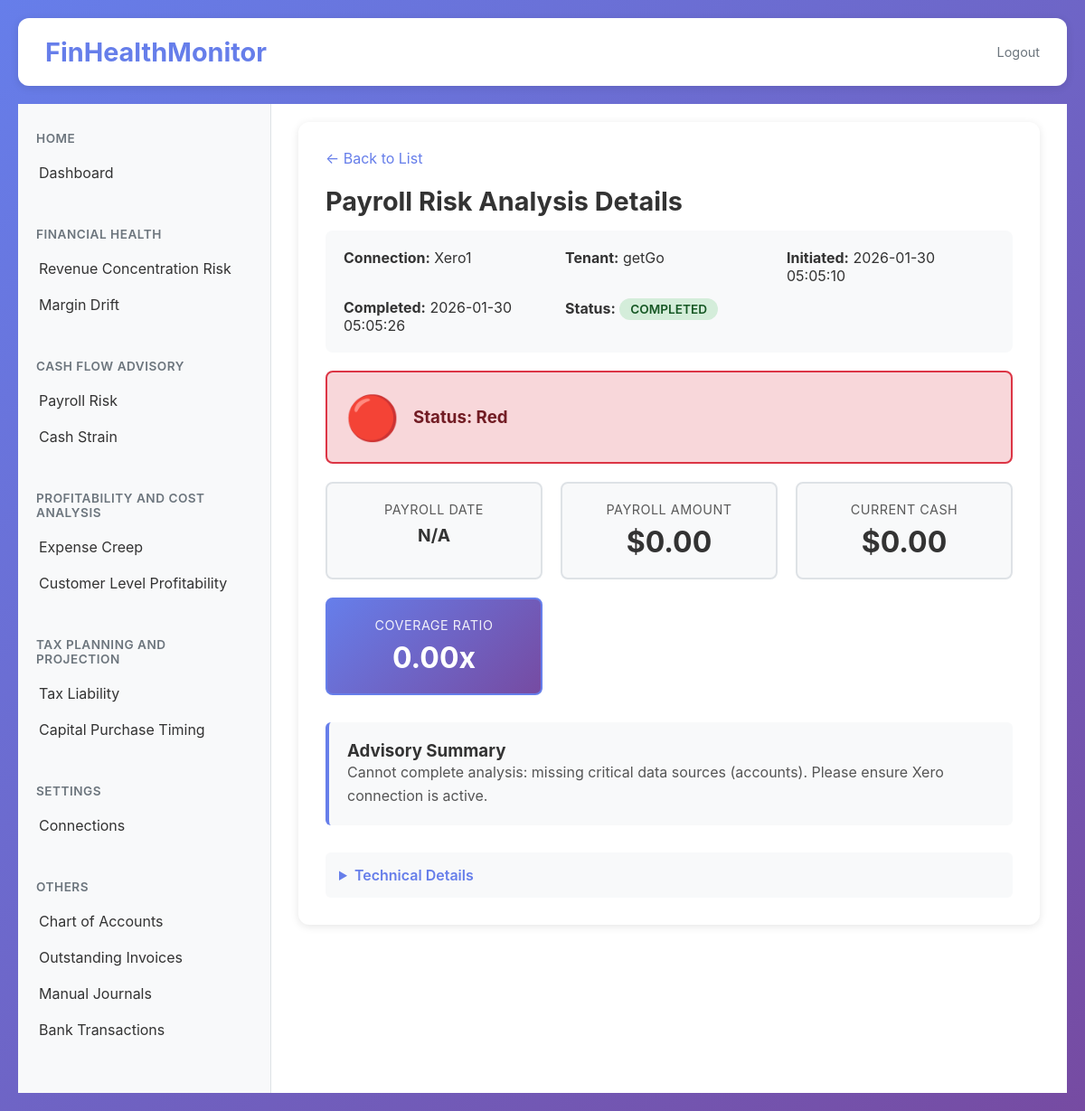
/payroll-risk/22c69e42-feed-4bd6-9769-8ea23f81827b, run on the app's committed database.
### tables this page shows
CREATE TABLE payroll_risk_analyses (
                id TEXT PRIMARY KEY,
                connection_id TEXT NOT NULL,
                connection_name TEXT NOT NULL,
                tenant_id TEXT,
                tenant_name TEXT,
                status TEXT NOT NULL,
                initiated_at TEXT NOT NULL,
                completed_at TEXT,
                result_data TEXT,
                error_message TEXT,
                progress INTEGER DEFAULT 0,
                progress_message TEXT
            );

### app/main.py (the view)
@app.get("/payroll-risk/{analysis_id}", response_class=HTMLResponse)
async def payroll_risk_details(request: Request, analysis_id: str):
    try:
        analysis = payroll_risk_db.get_analysis(analysis_id)
        if not analysis:
            return RedirectResponse(url="/payroll-risk?error=Analysis not found", status_code=303)
        all_connections = connection_manager.get_all_connections()
        xero_connections = [conn for conn in all_connections if conn.get("software") == "xero"]
        for conn in xero_connections:
            if not conn.get("tenants"):
                tenants = connection_manager.get_all_tenants_for_connection(conn["id"])
                conn["tenants"] = tenants if tenants else []
        selector_data = get_connections_for_selector()
        return templates.TemplateResponse(
            "payroll-risk.html",
            {
                "request": request,
                "view_mode": "details",
                "analysis": analysis,
                "connections": xero_connections,
                "categories": selector_data["categories"],
                "error": None
            }
        )
    except Exception as e:
        logger.error(f"Error loading payroll risk details: {str(e)}", exc_info=True)
        return RedirectResponse(url=f"/payroll-risk?error={str(e)}", status_code=303)

### app/templates/payroll-risk.html (shortened to what this page needs)
{% extends "base.html" %}
{% block content %}
<div class="content-section">
    {% if view_mode == "list" %}
        <div class="payroll-risk-header">
            <h2 style="margin: 0;">Payroll Risk Early Warning</h2>
            <button class="new-analysis-btn" onclick="openNewAnalysisModal()">+ New Analysis</button>
        </div>
        {% if error %}
        <div style="background: #f8d7da; color: #721c24; padding: 15px; border-radius: 6px; margin-bottom: 20px;">
            <strong>Error:</strong> {{ error }}
        </div>
        {% endif %}
        {% if analyses %}
        <table class="analyses-table">
            <thead>
                <tr>
                    <th>Date & Time</th>
                    <th>Connection</th>
                    <th>Tenant</th>
                    <th>Status</th>
                    <th>Progress</th>
                    <th>Action</th>
                </tr>
            </thead>
            <tbody>
                {% for analysis in analyses %}
                <tr onclick="window.location.href='/payroll-risk/{{ analysis.id }}'">
                    <td>{{ analysis.initiated_at[:19].replace('T', ' ') }}</td>
                    <td>{{ analysis.connection_name }}</td>
                    <td>{{ analysis.tenant_name or '-' }}</td>
                    <td>
                        <span class="status-badge status-{{ analysis.status }}">
                            {{ analysis.status }}
                        </span>
                    </td>
                    <td>
                        {% if analysis.status|lower == "running" %}
                            {{ analysis.progress or 0 }}%
                        {% elif analysis.status|lower == "completed" %}
                            100%
                        {% else %}
                            -
                        {% endif %}
                    </td>
                    <td>
                        <a href="/payroll-risk/{{ analysis.id }}" class="view-icon" onclick="event.stopPropagation();">👁️</a>
                    </td>
                </tr>
                {% endfor %}
            </tbody>
        </table>
        {% else %}
        <div style="text-align: center; padding: 60px 20px; color: #666;">
            <p style="font-size: 1.2em; margin-bottom: 20px;">No payroll risk analyses yet.</p>
            <button class="new-analysis-btn" onclick="openNewAnalysisModal()">Start Your First Analysis</button>
        </div>
        {% endif %}
        <div id="newAnalysisModal" class="modal">
            <div class="modal-content">
                <div class="modal-header">
                    <h3 style="margin: 0;">Start New Payroll Risk Analysis</h3>
                    <span class="close" onclick="closeNewAnalysisModal()">&times;</span>
                </div>
                <form action="/payroll-risk/new" method="POST" id="newAnalysisForm">
                    <div class="form-group">
                        <label for="connection_id">Connection *</label>
                        <select name="connection_id" id="connection_id" required onchange="updateTenantSelector()">
                            <option value="">Select a connection...</option>
                            {% if connections %}
                                {% for conn in connections %}
                                    {% if conn.software == "xero" %}
                                    <option value="{{ conn.id }}" data-software="{{ conn.software }}">
                                        {{ conn.name }}
                                    </option>
                                    {% endif %}
                                {% endfor %}
                            {% endif %}
                        </select>
                    </div>
                    <div class="form-group" id="tenantGroup" style="display: none;">
                        <label for="tenant_id">Tenant</label>
                        <select name="tenant_id" id="tenant_id">
                            <option value="">Select a tenant...</option>
                        </select>
                    </div>
                    <div style="display: flex; gap: 10px; justify-content: flex-end; margin-top: 30px;">
                        <button type="button" class="btn btn-secondary" onclick="closeNewAnalysisModal()">Cancel</button>
                        <button type="submit" class="btn btn-primary">Start Analysis</button>
                    </div>
                </form>
            </div>
        </div>
    {% elif view_mode == "details" %}
        <div style="margin-bottom: 20px;">
            <a href="/payroll-risk" style="color: #667eea; text-decoration: none;">← Back to List</a>
        </div>
        <h2>Payroll Risk Analysis Details</h2>
        <div style="background: #f8f9fa; padding: 20px; border-radius: 8px; margin-bottom: 20px;">
            <div style="display: grid; grid-template-columns: repeat(auto-fit, minmax(200px, 1fr)); gap: 15px;">
                <div>
                    <strong>Connection:</strong> {{ analysis.connection_name }}
                </div>
                <div>
                    <strong>Tenant:</strong> {{ analysis.tenant_name or 'N/A' }}
                </div>
                <div>
                    <strong>Initiated:</strong> {{ analysis.initiated_at[:19].replace('T', ' ') }}
                </div>
                {% if analysis.completed_at %}
                <div>
                    <strong>Completed:</strong> {{ analysis.completed_at[:19].replace('T', ' ') }}
                </div>
                {% endif %}
                <div>
                    <strong>Status:</strong>
                    <span class="status-badge status-{{ analysis.status }}">
                        {{ analysis.status }}
                    </span>
                </div>
            </div>
        </div>
        {% if analysis.status == "running" %}
            <div class="progress-container">
                <h3>Analysis in Progress</h3>
                <p id="progress-message">{{ analysis.progress_message or "Initializing..." }}</p>
                <div class="progress-bar">
                    <div class="progress-fill" id="progress-fill" style="width: {{ analysis.progress or 0 }}%;">
                        {{ analysis.progress or 0 }}%
                    </div>
                </div>
                <p style="color: #666; margin-top: 10px; font-size: 0.9em;">This may take 60-90 seconds. You can navigate away and come back later.</p>
            </div>
            <script>
                (function() {
                    const analysisId = "{{ analysis.id }}";
                    let pollInterval;
                    let pollCount = 0;
                    const maxPolls = 600; // 10 minutes max
                    function updateProgress(progress, message) {
                        const progressFill = document.getElementById('progress-fill');
                        const progressMessage = document.getElementById('progress-message');
                        if (progressFill) {
                            progressFill.style.width = progress + '%';
                            progressFill.textContent = progress + '%';
                        }
                        if (progressMessage) {
                            progressMessage.textContent = message;
                        }
                    }
                    function pollProgress() {
                        pollCount++;
                        if (pollCount > maxPolls) {
                            clearInterval(pollInterval);
                            updateProgress(0, 'Request timed out. Please refresh the page.');
                            return;
                        }
                        fetch(`/payroll-risk/${analysisId}/progress`)
                            .then(response => response.json())
                            .then(data => {
                                updateProgress(data.progress || 0, data.message || 'Loading...');
                                const status = (data.status || '').toLowerCase();
                                if (status === 'completed' || status === 'complete') {
                                    clearInterval(pollInterval);
                                    // Reload immediately to show results
                                    window.location.reload();
                                } else if (status === 'failed' || status === 'error') {
                                    clearInterval(pollInterval);
                                    updateProgress(0, 'Error: ' + (data.error || 'Unknown error'));
                                }
                            })
                            .catch(error => {
                                console.error('Error polling progress:', error);
                            });
                    }
                    pollProgress();
                    pollInterval = setInterval(pollProgress, 1000);
                })();
            </script>
        {% elif analysis.status|lower == "failed" %}
            <div style="background: #f8d7da; color: #721c24; padding: 20px; border-radius: 8px;">
                <h3>Analysis Failed</h3>
                <p><strong>Error:</strong> {{ analysis.error_message or "Unknown error" }}</p>
            </div>
        {% elif analysis.status|lower == "completed" and analysis.result_data %}
            {% set result = analysis.result_data %}
            {% set health_value = result.health_status if result.health_status else 'Red' %}
            <div class="status-card" style="background: {% if health_value == 'Green' %}#d4edda{% elif health_value == 'Yellow' %}#fff3cd{% else %}#f8d7da{% endif %};
                border: 2px solid {% if health_value == 'Green' %}#28a745{% elif health_value == 'Yellow' %}#ffc107{% else %}#dc3545{% endif %};
                border-radius: 8px; padding: 20px; margin-bottom: 20px;">
                <div style="display: flex; align-items: center; gap: 15px;">
                    <div style="font-size: 3em;">
                        {% if health_value == 'Green' %}✅{% elif health_value == 'Yellow' %}⚠️{% else %}🔴{% endif %}
                    </div>
                    <div>
                        <h3 style="margin: 0; color: {% if health_value == 'Green' %}#155724{% elif health_value == 'Yellow' %}#856404{% else %}#721c24{% endif %};">
                            Status: {{ health_value }}
                        </h3>
                    </div>
                </div>
            </div>
            <div class="summary-stats" style="margin-bottom: 30px;">
                <div class="stat-card">
                    <div class="stat-label">Payroll Date</div>
                    <div class="stat-value" style="font-size: 1.2em;">{{ result.payroll_date[:10] if result.payroll_date else 'N/A' }}</div>
                </div>
                <div class="stat-card">
                    <div class="stat-label">Payroll Amount</div>
                    <div class="stat-value">${{ "%.2f"|format(result.payroll_amount_with_buffer) if result.payroll_amount_with_buffer else '0.00' }}</div>
                </div>
                <div class="stat-card">
                    <div class="stat-label">Current Cash</div>
                    <div class="stat-value">${{ "%.2f"|format(result.current_cash_available) if result.current_cash_available else '0.00' }}</div>
                </div>
                <div class="stat-card stat-card-primary">
                    <div class="stat-label">Coverage Ratio</div>
                    <div class="stat-value">{{ "%.2f"|format(result.payroll_coverage_ratio) if result.payroll_coverage_ratio else '0.00' }}x</div>
                </div>
            </div>
            {% if result.advisory_narrative %}
            <div style="background: #f8f9fa; border-left: 4px solid #667eea; padding: 20px; border-radius: 6px; margin-bottom: 30px;">
                <h3 style="margin-top: 0; color: #333;">Advisory Summary</h3>
                <p style="margin: 0; line-height: 1.6; color: #555;">{{ result.advisory_narrative }}</p>
            </div>
            {% endif %}
            <details style="margin-top: 30px; padding: 15px; background: #f8f9fa; border-radius: 6px;">
                <summary style="cursor: pointer; font-weight: 600; color: #667eea;">Technical Details</summary>
            </details>
        {% endif %}
    {% endif %}
</div>
{% endblock %}

### static/css/style.css (style rules this page uses)
* { margin: 0; padding: 0; box-sizing: border-box; }
body { font-family: -apple-system, BlinkMacSystemFont, 'Segoe UI', Roboto, 'Helvetica Neue', Arial, sans-serif; background: linear-gradient(135deg, #667eea 0%, #764ba2 100%); min-height: 100vh; padding: 20px; color: #333; }
.content-section { background: white; border-radius: 12px; padding: 30px; margin-bottom: 20px; box-shadow: 0 2px 10px rgba(0, 0, 0, 0.1); }
.content-section h2 { color: #333; margin-bottom: 15px; font-size: 1.8em; }
.status-badge { display: inline-block; padding: 4px 12px; border-radius: 12px; font-size: 0.85em; font-weight: 600; text-transform: uppercase; }
.summary-stats { display: grid; grid-template-columns: repeat(auto-fit, minmax(200px, 1fr)); gap: 20px; margin-bottom: 30px; }
.stat-card { background: #f8f9fa; border-radius: 8px; padding: 20px; text-align: center; border: 2px solid #dee2e6; }
.stat-card-primary { background: linear-gradient(135deg, #667eea 0%, #764ba2 100%); color: white; border-color: #667eea; }
.stat-label { font-size: 0.9em; opacity: 0.8; margin-bottom: 8px; text-transform: uppercase; letter-spacing: 0.5px; }
.stat-value { font-size: 2em; font-weight: 700; }
.stat-card-primary .stat-label { opacity: 0.9; }

### app/templates/payroll-risk.html (style rules this page uses)
.status-badge { display: inline-block; padding: 4px 12px; border-radius: 12px; font-size: 0.85em; font-weight: 600; text-transform: uppercase; }
.status-completed { background: #d4edda; color: #155724; }

### data on the page
payroll_risk_analyses: connection_name "Xero1", tenant_name "getGo", initiated_at "2026-01-30 05:05:10", completed_at "2026-01-30 05:05:26", status "COMPLETED"

### other printed values
{{ health_value }} "Red"
{{ result.payroll_date[:10] if result.payroll_date else 'N/A' }} "N/A"
{{ result.advisory_narrative }} "Cannot complete analysis: missing critical data sources (accounts). Please ensure Xero connection is active."
